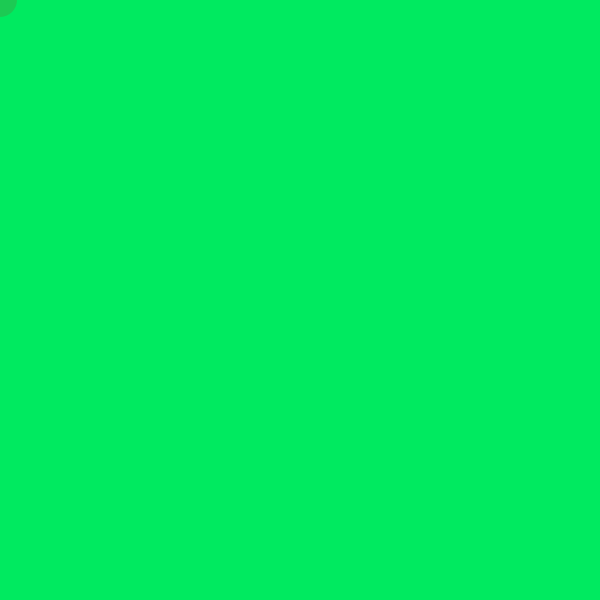
Frame 1 (no input)
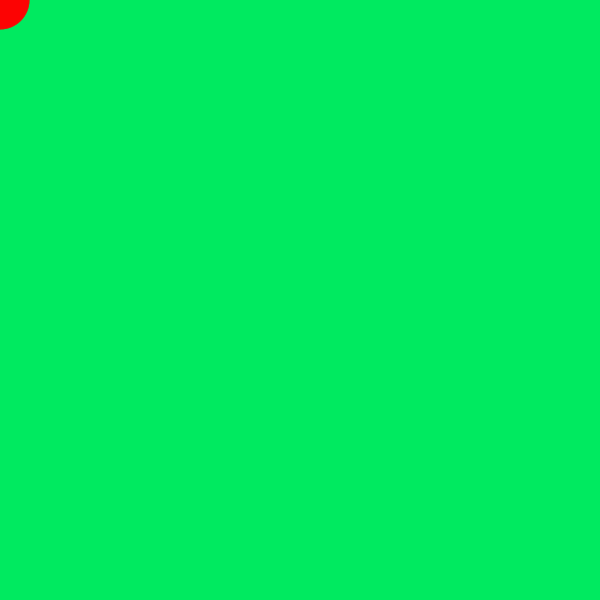
Frame 60 (the mouse pressed at the canvas centre just before this capture)
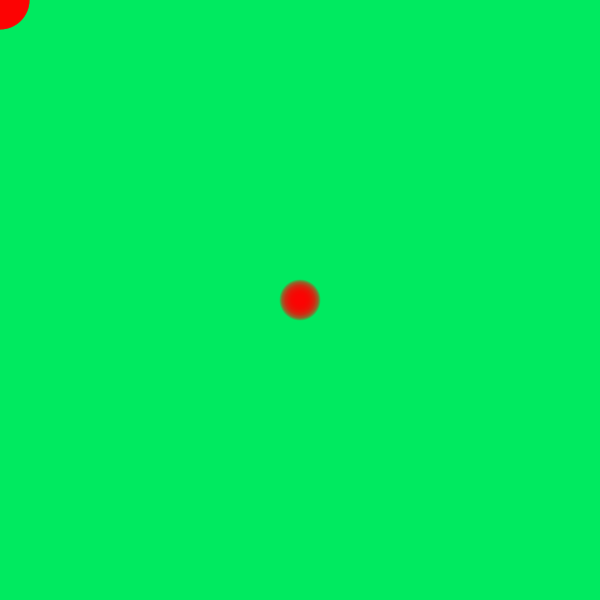
Frame 120 (the mouse held since frame 60 and released just before this capture)

The Processing sketch that drew these frames (run headless with seeded random() and noise(); from frame 60 on, the mouse is pressed at the canvas centre):

// Processing sketch: processing_185017
// ── processing_185017.pde

int rojo = 100; //modificamos el grado de color
int tiempo = 5; //añadimos la fraccion de tiempo que deseamos
int diametro = 30; //modificamos el diametro del circulo
  
void setup() {
  size(600, 600); //cambiamos la medida de la pantalla
  background (60000); //cambiamos el color de fondo donde ira nuestro dibujo
}
 
void draw() {
  tiempo = tiempo + 2;     
  rojo = int(200 * (1 + sin(tiempo * 2 * PI / frameRate / 20))); 
  diametro = int(30 * (1 + sin( tiempo * 2 * PI / frameRate / 5))); // Se cambia el diametro del circulo con el paso del tiempo
   
  noStroke();             
  fill(rojo, 0, 0, 35);  // Añade un 35% a la mezcla de colores 
  
  
  ellipse(mouseX, mouseY, diametro, diametro); //el raton nos permite ir jugando con las figuras
}
